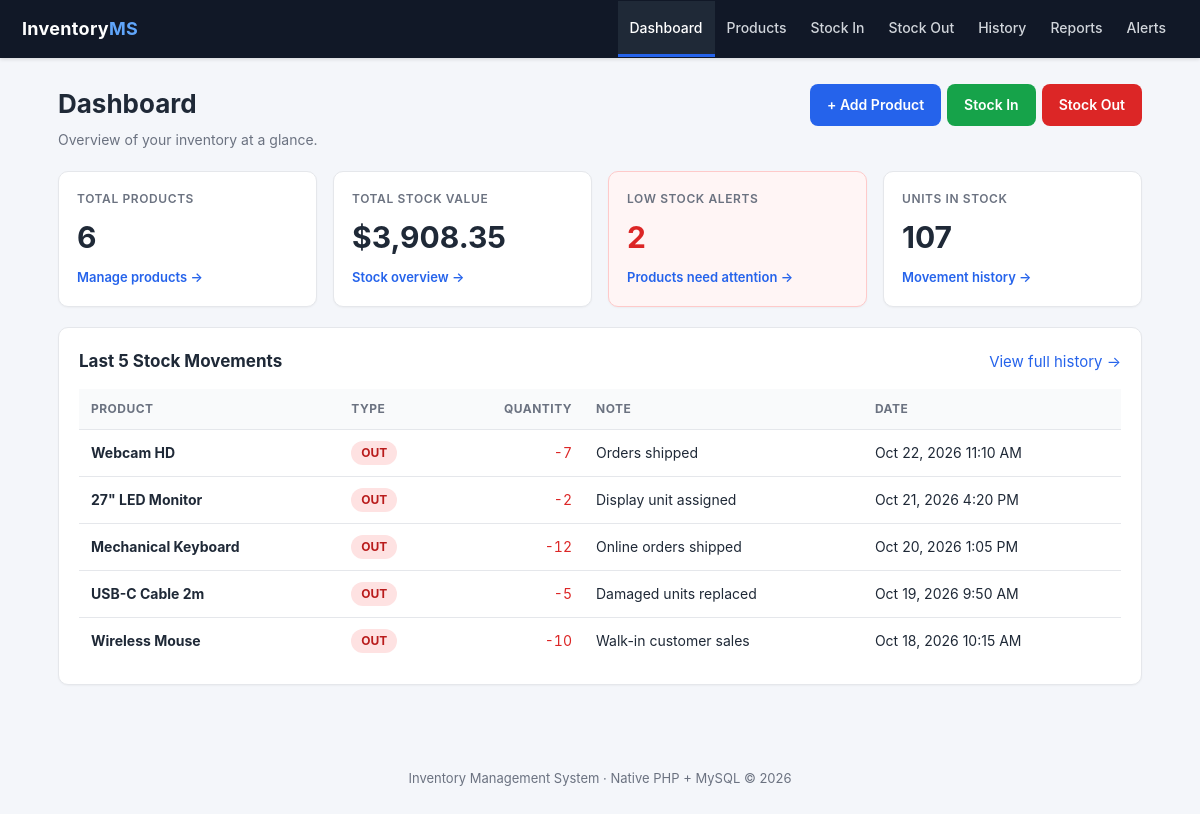
The page / on the database its author committed.
### tables this page shows
CREATE TABLE stock_movements (
    id         INT AUTO_INCREMENT PRIMARY KEY,
    product_id INT NOT NULL,
    type       ENUM('in','out') NOT NULL,
    quantity   INT NOT NULL CHECK (quantity > 0),
    note       VARCHAR(255) NULL,
    created_at TIMESTAMP DEFAULT CURRENT_TIMESTAMP,
    CONSTRAINT fk_movements_product
        FOREIGN KEY (product_id) REFERENCES products(id)
        ON DELETE RESTRICT
);

CREATE TABLE products (
    id              INT AUTO_INCREMENT PRIMARY KEY,
    name            VARCHAR(100) NOT NULL,
    description     TEXT NULL,
    price           DECIMAL(10,2) NOT NULL CHECK (price > 0),
    stock_quantity  INT NOT NULL DEFAULT 0,
    alert_threshold INT NOT NULL DEFAULT 5,
    created_at      TIMESTAMP DEFAULT CURRENT_TIMESTAMP
);

### includes/functions.php (called while the page is built, shortened)
<?php
function e($value): string
{
    return htmlspecialchars((string) $value, ENT_QUOTES, 'UTF-8');
}
function pretty_date(?string $datetime): string
{
    $ts = strtotime($datetime);
    return $ts ? date('M j, Y g:i A', $ts) : $datetime;
}

### index.php (the view, shortened to what this page needs)
<?php
$active    = 'dashboard';
$base      = '';
require_once __DIR__ . '/config/db.php';
require_once __DIR__ . '/includes/functions.php';
$stats      = ['total_products' => 0, 'total_units' => 0, 'total_value' => 0];
$lowCount   = 0;
$recent     = [];
try {
    $stmt = $pdo->prepare(
        'SELECT COUNT(*)                                   AS total_products,
                COALESCE(SUM(stock_quantity), 0)           AS total_units,
                COALESCE(SUM(stock_quantity * price), 0)   AS total_value
           FROM products'
    );
    $stmt->execute();
    $stats = $stmt->fetch() ?: $stats;
    $stmt = $pdo->prepare('SELECT COUNT(*) FROM products WHERE stock_quantity <= alert_threshold');
    $stmt->execute();
    $lowCount = (int) $stmt->fetchColumn();
    $stmt = $pdo->prepare(
        'SELECT m.type, m.quantity, m.note, m.created_at, p.name AS product_name
           FROM stock_movements m
           JOIN products p ON p.id = m.product_id
          ORDER BY m.created_at DESC, m.id DESC
          LIMIT 5'
    );
    $stmt->execute();
    $recent = $stmt->fetchAll();
} catch (Throwable $e) {
    error_log('Dashboard query failed: ' . $e->getMessage());
    $queryError = true;
}
$totalValue = (float) $stats['total_value'];
require __DIR__ . '/includes/header.php';
?>
<div class="page-head">
    <div>
        <h1>Dashboard</h1>
        <p class="subtitle">Overview of your inventory at a glance.</p>
    </div>
    <div class="actions">
        <a class="btn" href="products/create.php">+ Add Product</a>
        <a class="btn btn-success" href="movements/stock_in.php">Stock In</a>
        <a class="btn btn-danger" href="movements/stock_out.php">Stock Out</a>
    </div>
</div>
<div class="grid">
    <div class="stat">
        <div class="label">Total Products</div>
        <div class="value"><?= (int) $stats['total_products'] ?></div>
        <a class="link" href="products/index.php">Manage products &rarr;</a>
    </div>
    <div class="stat">
        <div class="label">Total Stock Value</div>
        <div class="value">$<?= e(number_format($totalValue, 2)) ?></div>
        <a class="link" href="reports/overview.php">Stock overview &rarr;</a>
    </div>
    <div class="stat <?= $lowCount > 0 ? 'danger' : '' ?>">
        <div class="label">Low Stock Alerts</div>
        <div class="value"><?= $lowCount ?></div>
        <a class="link" href="reports/alerts.php">
            <?= $lowCount > 0 ? 'Products need attention &rarr;' : 'All products healthy &rarr;' ?>
        </a>
    </div>
    <div class="stat">
        <div class="label">Units In Stock</div>
        <div class="value"><?= (int) $stats['total_units'] ?></div>
        <a class="link" href="movements/history.php">Movement history &rarr;</a>
    </div>
</div>
<section class="card">
    <div class="section-head">
        <h2>Last 5 Stock Movements</h2>
        <a href="movements/history.php">View full history &rarr;</a>
    </div>
    <?php if (empty($recent)): ?>
        <p class="empty">No stock movements recorded yet. Use <strong>Stock In</strong> to get started.</p>
    <?php else: ?>
        <div class="table-wrap">
            <table>
                <thead>
                    <tr>
                        <th>Product</th>
                        <th>Type</th>
                        <th class="num">Quantity</th>
                        <th>Note</th>
                        <th>Date</th>
                    </tr>
                </thead>
                <tbody>
                <?php foreach ($recent as $m): ?>
                    <tr>
                        <td><strong><?= e($m['product_name']) ?></strong></td>
                        <td>
                            <span class="badge <?= $m['type'] === 'in' ? 'badge-in' : 'badge-out' ?>">
                                <?= $m['type'] === 'in' ? 'IN' : 'OUT' ?>
                            </span>
                        </td>
                        <td class="num <?= $m['type'] === 'in' ? 'text-green' : 'text-red' ?>">
                            <?= $m['type'] === 'in' ? '+' : '-' ?><?= (int) $m['quantity'] ?>
                        </td>
                        <td><?= e($m['note'] !== null && $m['note'] !== '' ? $m['note'] : '—') ?></td>
                        <td><?= e(pretty_date($m['created_at'])) ?></td>
                    </tr>
                <?php endforeach; ?>
                </tbody>
            </table>
        </div>
    <?php endif; ?>
</section>
<?php require __DIR__ . '/includes/footer.php'; ?>

### includes/header.php (shortened to what this page needs)
<?php
require_once __DIR__ . '/functions.php';
$base      = $base ?? '';
$active    = $active ?? '';
?>
<!DOCTYPE html>
<html lang="en">
<head>
    <link rel="stylesheet" href="<?= e($base) ?>assets/css/style.css">
</head>
<body>
<header class="topbar">
    <div class="brand">Inventory<span>MS</span></div>
    <nav class="main-nav">
        <a href="<?= e($base) ?>index.php" class="<?= $active === 'dashboard' ? 'active' : '' ?>">Dashboard</a>
        <a href="<?= e($base) ?>products/index.php" class="<?= $active === 'products' ? 'active' : '' ?>">Products</a>
        <a href="<?= e($base) ?>movements/stock_in.php" class="<?= $active === 'stock-in' ? 'active' : '' ?>">Stock In</a>
        <a href="<?= e($base) ?>movements/stock_out.php" class="<?= $active === 'stock-out' ? 'active' : '' ?>">Stock Out</a>
        <a href="<?= e($base) ?>movements/history.php" class="<?= $active === 'history' ? 'active' : '' ?>">History</a>
        <a href="<?= e($base) ?>reports/overview.php" class="<?= $active === 'reports' ? 'active' : '' ?>">Reports</a>
        <a href="<?= e($base) ?>reports/alerts.php" class="<?= $active === 'alerts' ? 'active' : '' ?>">Alerts</a>
    </nav>
</header>
<main class="container">

### includes/footer.php (shortened to what this page needs)
</main>
<footer class="footer">
    <p>Inventory Management System &middot; Native PHP + MySQL &copy; <?= date('Y') ?></p>
</footer>
</body>
</html>

### assets/css/style.css (style rules this page uses)
:root { --bg: #f4f6fa; --card: #ffffff; --text: #1f2937; --muted: #6b7280; --border: #e5e7eb; --primary: #2563eb; --primary-dark: #1d4ed8; --green: #16a34a; --green-dark: #15803d; --green-bg: #dcfce7; --red: #dc2626; --red-dark: #b91c1c; --red-bg: #fee2e2; --orange: #d97706; --orange-bg: #fef3c7; --nav: #111827; }
* { box-sizing: border-box; }
body { margin: 0; background: var(--bg); color: var(--text); font-family: -apple-system, BlinkMacSystemFont, "Segoe UI", Roboto, Helvetica, Arial, sans-serif; font-size: 15px; line-height: 1.55; }
a { color: var(--primary); text-decoration: none; }
h1 { font-size: 26px; margin: 0; }
h2 { font-size: 17px; margin: 0; }
.topbar { background: var(--nav); color: #fff; display: flex; align-items: center; justify-content: space-between; flex-wrap: wrap; gap: 8px; padding: 0 22px; position: sticky; top: 0; z-index: 20; box-shadow: 0 1px 4px rgba(0, 0, 0, .15); }
.brand { font-size: 18px; font-weight: 700; letter-spacing: .3px; padding: 15px 0; white-space: nowrap; }
.brand span { color: #60a5fa; }
.main-nav { display: flex; flex-wrap: wrap; }
.main-nav a { color: #d1d5db; padding: 16px 12px; font-size: 14px; font-weight: 500; border-bottom: 3px solid transparent; white-space: nowrap; }
.main-nav a.active { color: #fff; border-bottom-color: var(--primary); background: #1f2937; }
.container { max-width: 1120px; margin: 0 auto; padding: 26px 18px 40px; }
.page-head { display: flex; justify-content: space-between; align-items: flex-start; gap: 16px; flex-wrap: wrap; margin-bottom: 20px; }
.page-head .subtitle { color: var(--muted); margin: 5px 0 0; font-size: 14px; }
.section-head { display: flex; justify-content: space-between; align-items: center; gap: 12px; flex-wrap: wrap; margin-bottom: 14px; }
.card { background: var(--card); border: 1px solid var(--border); border-radius: 10px; padding: 20px; margin-bottom: 20px; box-shadow: 0 1px 2px rgba(0, 0, 0, .04); }
.grid { display: grid; gap: 16px; grid-template-columns: repeat(auto-fit, minmax(220px, 1fr)); margin-bottom: 20px; }
.stat { background: var(--card); border: 1px solid var(--border); border-radius: 10px; padding: 18px; box-shadow: 0 1px 2px rgba(0, 0, 0, .04); }
.stat .label { color: var(--muted); font-size: 12px; font-weight: 600; text-transform: uppercase; letter-spacing: .05em; }
.stat .value { font-size: 30px; font-weight: 700; margin: 6px 0 4px; }
.stat .link { font-size: 13px; font-weight: 600; }
.stat.danger { border-color: #fecaca; background: #fff5f5; }
.stat.danger .value { color: var(--red); }
.table-wrap { overflow-x: auto; }
table { width: 100%; border-collapse: collapse; }
th, td { text-align: left; padding: 11px 12px; border-bottom: 1px solid var(--border); font-size: 14px; vertical-align: middle; }
th { background: #f9fafb; font-size: 12px; text-transform: uppercase; letter-spacing: .04em; color: var(--muted); }
tbody tr:last-child td { border-bottom: none; }
.num { text-align: right; font-variant-numeric: tabular-nums; }
.badge { display: inline-block; padding: 3px 10px; border-radius: 999px; font-size: 12px; font-weight: 700; line-height: 1.5; white-space: nowrap; }
.badge-out, .badge-low { background: var(--red-bg); color: var(--red-dark); }
.btn { display: inline-block; padding: 9px 16px; border-radius: 8px; border: 1px solid transparent; background: var(--primary); color: #fff; font-size: 14px; font-weight: 600; font-family: inherit; cursor: pointer; text-align: center; }
.btn-success { background: var(--green); }
.btn-danger { background: var(--red); }
.actions { display: flex; gap: 6px; flex-wrap: wrap; align-items: center; }
.text-red { color: var(--red); }
.footer { text-align: center; color: var(--muted); font-size: 13px; padding: 10px 16px 30px; }

### rows shown on the page
stock_movements: product.name "Webcam HD", type "OUT", quantity "7", note "Orders shipped", created_at "Oct 22, 2026 11:10 AM"
stock_movements: product.name "27\" LED Monitor", type "OUT", quantity "2", note "Display unit assigned", created_at "Oct 21, 2026 4:20 PM"
stock_movements: product.name "Mechanical Keyboard", type "OUT", quantity "12", note "Online orders shipped", created_at "Oct 20, 2026 1:05 PM"
stock_movements: product.name "USB-C Cable 2m", type "OUT", quantity "5", note "Damaged units replaced", created_at "Oct 19, 2026 9:50 AM"
stock_movements: product.name "Wireless Mouse", type "OUT", quantity "10", note "Walk-in customer sales", created_at "Oct 18, 2026 10:15 AM"

### other values the page prints
$stats['total_products'] "6"
$totalValue "3,908.35"
$lowCount "2"
$stats['total_units'] "107"
